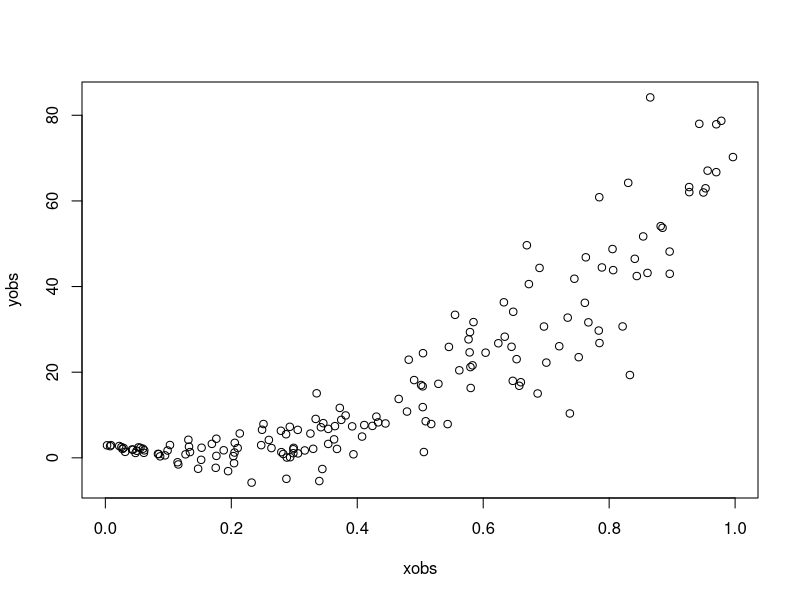

Here is the R script that generated this plot:
# pick points for high density regions

#xobs<-runif(900)

clustery_obs<-function(x){rnorm(40,x,)}
under_x<-runif(11)
xobs<-sapply(under_x, clustery_obs)
xobs<-xobs[0<xobs&xobs<1]

yfun<-function(x){rnorm(1, mean=(10*x)^2-(30*x)+3, sd=14*x)}

yobs<-sapply(xobs, yfun)

plot(xobs, yobs)

